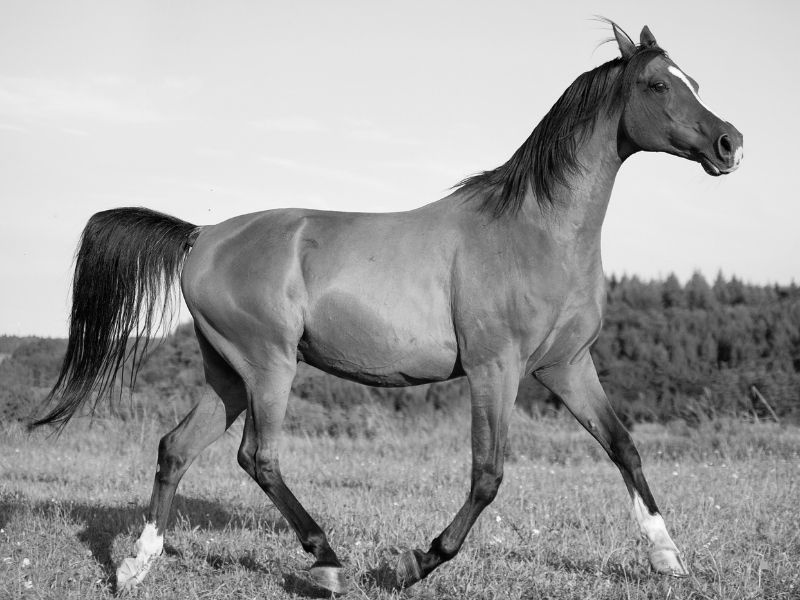
#> input picture Ders_3/Resimler/Adsiz-tasarim-2024-06-15T101601.722.jpg, 800 x 600 px, found by its file name
$ python uyg_15.py
#> lines starting #> are read from the running program, lines starting #| are printed output that depends on the picture
import cv2

yol="Ders_3/Resimler/Adsiz-tasarim-2024-06-15T101601.722.jpg"
resim=cv2.imread(yol)
#> resim is the input picture: shape (600, 800, 3); min 0, max 255, mean 157.9
cerceve_rengimiz=[169,204,59]
cerceve=cv2.copyMakeBorder(resim,50,50,50,50,cv2.BORDER_CONSTANT,value=cerceve_rengimiz)
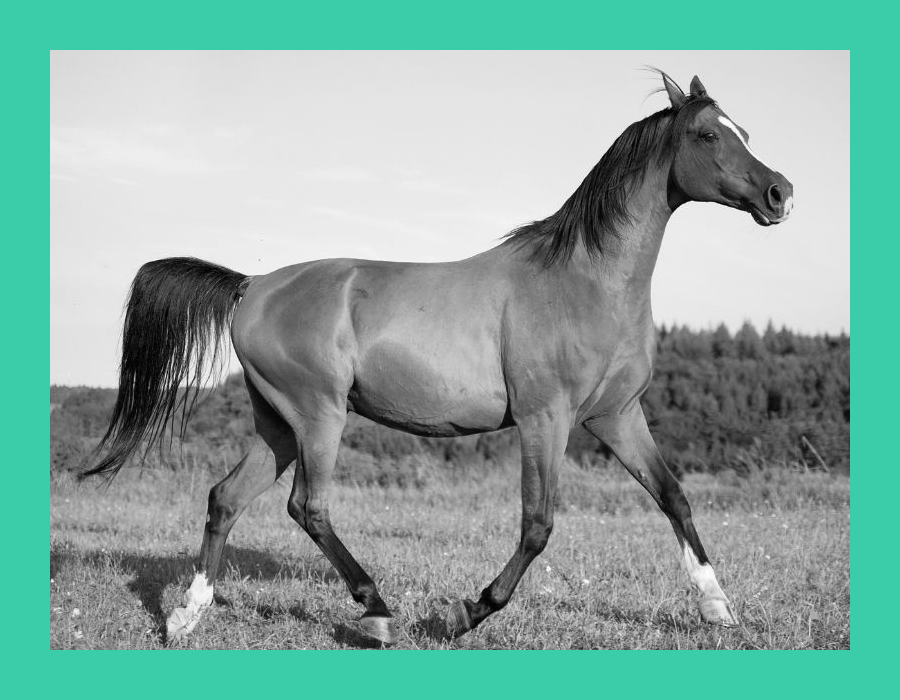
#> cerceve: shape (700, 900, 3); mean B, G, R 160.6, 168.9, 134.4
cv2.imshow("At",cerceve)


cv2.waitKey(0)
cv2.destroyAllWindows()

$ run again, with Ders_3/Resimler/koepek_cinsleri_golden_0926d199bf.webp saved as Ders_3/Resimler/Adsiz-tasarim-2024-06-15T101601.722.jpg
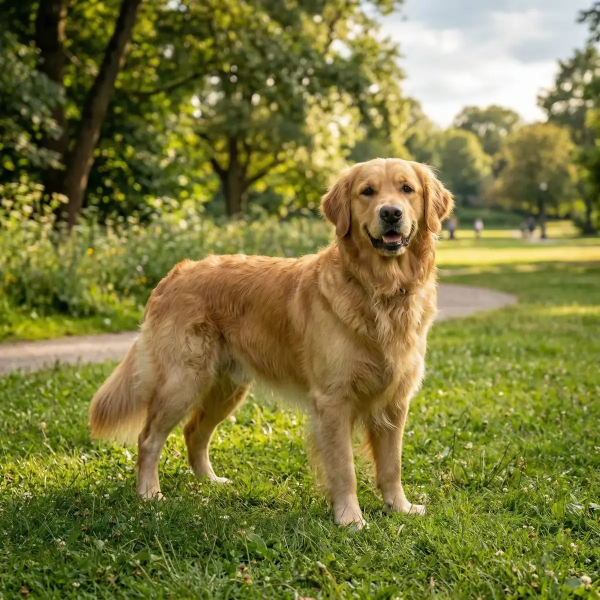
#> input picture Ders_3/Resimler/koepek_cinsleri_golden_0926d199bf.webp, 1200 x 1200 px, found by its file name (shown at 1/2 size)
#> resim is the input picture: shape (1200, 1200, 3); mean B, G, R 61.4, 122.2, 124.3
#> `cerceve=cv2.copyMakeBorder(resim,50,50,50,50,cv2.BORDER_CONSTANT,value..`:
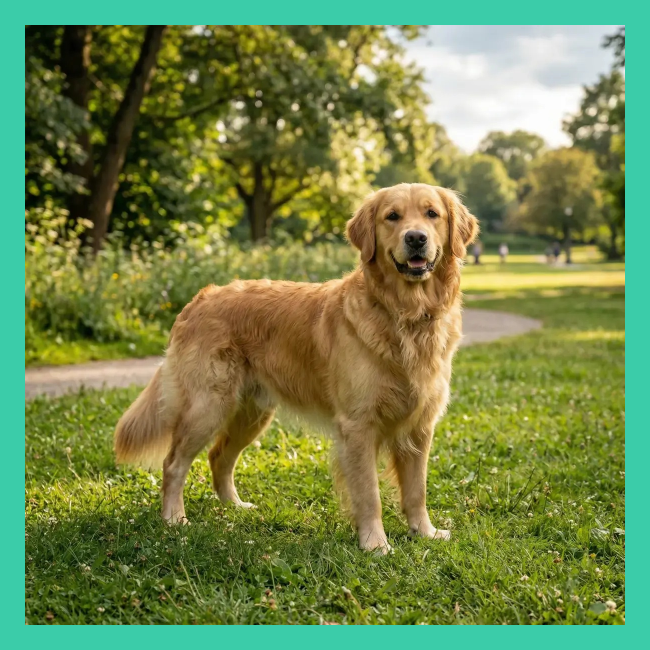
#> cerceve: shape (1300, 1300, 3) (shown at 1/2 size); mean B, G, R 77.3, 134.3, 114.6
